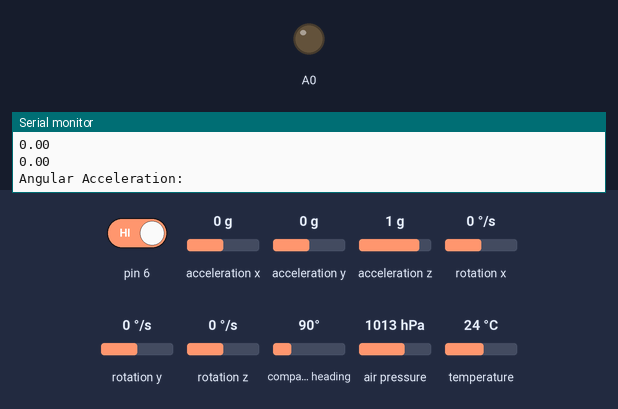
A sketch run on a simulated Arduino Uno, built with avr-gcc and run on an emulated ATmega328P. On the bench: output pins drawn as LEDs (lit = HIGH), the last lines printed to the serial monitor. Inputs (shaded band) come from the test bench; at power-on: pin 6 HIGH, acceleration x 0 g, acceleration y 0 g, acceleration z 1 g, rotation x 0 °/s, rotation y 0 °/s, rotation z 0 °/s, compass heading 90°, air pressure 1013 hPa, temperature 24 °C. Storage starts empty. At 1.4 s the program stops and its outputs stay as they are.

Above: at 1.2 s.
1.3 s: pin 6 driven LOW
At 2.3 s:
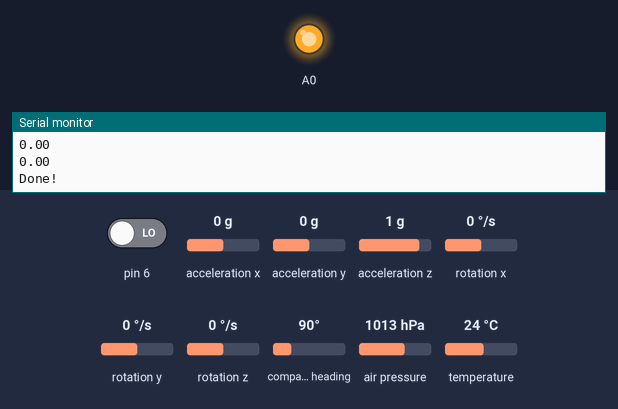
Timing chart, 0 to 2.9 s (numbered marks = the images above; inputs shaded):
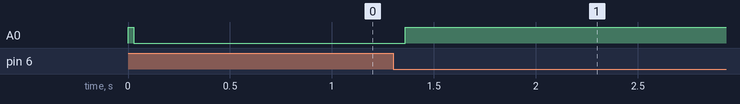

Measured:
- after the input at 1.3 s, A0: LOW → HIGH after 0.06 s

The sketch:

DataLoggerV4.ino
```cpp
#include <SPI.h>
#include <SdFat.h>
#include <Wire.h>
#include <Adafruit_MPL3115A2.h>
#include <Adafruit_Sensor.h>
#include <Adafruit_BNO055.h>


/*
   SD card attached to SPI bus as follows:
 ** MOSI - pin 11
 ** MISO - pin 12
 ** CLK - pin 13
 ** CS - pin 10

  MPL3115A2 attached to I2C bus as follows:
 ** Vin - 5V
 ** SCL - A5
 ** SDA - A4

  BNO055 attached to I2C bus as follows:
 ** Vin - 5V
 ** SDA - A4
 ** SCL - A5

*/

//Complier Flags
#define DEBUG true
#define DEBUG_HEX false
#define RUNONCE true
#define TIMEOUT false

//Compiler Constants
#define MAX_FILE_LEN 13
#define MAX_FILES 100
#define ACCL_ID 0x28
#define ALT_ID 0x60 // 0xC1 for 8-bit

#define BUFFER_SIZE 1 // Number of packets in the buffer
#define PACKET_LENGTH 4 * (13) // Bytes per packet

//Global objects
SdFat sd;
File fs;
char filename[MAX_FILE_LEN];
Adafruit_BNO055 bno = Adafruit_BNO055();
Adafruit_MPL3115A2 baro = Adafruit_MPL3115A2();

unsigned long endtime = 10 * 60*1000;  //Unsigned long for the time logging should halt as a fallback
float currTime = 0;

byte *dataBuffer = new byte[BUFFER_SIZE * PACKET_LENGTH]; // Data buffer for logging data prior to flushing to SD
int bufferPos = 0;


void setup() {
  //Initialize blinky LED
  pinMode(A0, OUTPUT);
  digitalWrite(A0, HIGH);

  // Open serial communications and wait for port to open:
  Serial.begin(9600);
  while (DEBUG && !Serial) {
    // Wait for serial port to connect. Blink LED. Needed for native USB only
	digitalWrite(A0, LOW);
	delay(500);
	digitalWrite(A0, HIGH);
	delay(500);
  }

  //SD card check
  Serial.print("Initializing SD card...");
  if (!sd.begin(10)) {
    Serial.println("initialization failed!");
    while(1)
	{
	  digitalWrite(A0, LOW);
	  delay(100);
	  digitalWrite(A0, HIGH);
	  delay(100);
	}
  }
  Serial.println("initialization done.");

  //Find the last flight data and make a new file after the last one ************

  int i = 0;
  strcpy(filename, "flight00.txt");
  while (i < MAX_FILES) { // iterate until we find a file that still hasn't been written
    char num[3];
    itoa(i, num, 10); // convert the file number to a C string/char array
    strcpy(&filename[6], num);
    if (!sd.exists(filename)) { // if the file is available...
      break; // we're done here
    }
    i++;
  }

  fs =  sd.open(filename, FILE_WRITE);
  Serial.print(filename);

  //****************************************************************************

  //Code for altimeters
  if (!baro.begin()) {
    Serial.print("alt = no");// Get sensor online
  }
  if (!bno.begin())
  {
    /* There was a problem detecting the BNO055 ... check your connections */
    Serial.print("Ooops, no BNO055 detected ... Check your wiring or I2C ADDR!");
    while(1)
	{
	  digitalWrite(A0, LOW);
	  delay(100);
	  digitalWrite(A0, HIGH);
	  delay(100);
	  digitalWrite(A0, LOW);
	  delay(100);
	  digitalWrite(A0, HIGH);
	  delay(500);
	}
  }
  Serial.println();
  bno.setExtCrystalUse(true);
  baro.setSeaPressure(1013.26); // We should probably calibrate this

  digitalWrite(A0, LOW);
}

void loop() {

  sensors_event_t oriEvent, gyroEvent, accEvent;
  bno.getEvent(&oriEvent, Adafruit_BNO055::VECTOR_EULER);
  bno.getEvent(&gyroEvent, Adafruit_BNO055::VECTOR_GYROSCOPE);
  bno.getEvent(&accEvent, Adafruit_BNO055::VECTOR_LINEARACCEL);

  //The sensors update very fast, so they have to be measure beforehand
  //to have agreement between the Debug and recorded values.
  currTime=float(millis());
  float alt = baro.getAltitude();
  float pressure = baro.getPressure();
  float temp = baro.getTemperature();
  float oriX = oriEvent.orientation.x;
  float oriY = oriEvent.orientation.y;
  float oriZ = oriEvent.orientation.z;
  float accX = accEvent.acceleration.x;
  float accY = accEvent.acceleration.y;
  float accZ = accEvent.acceleration.z;
  float gyroX = gyroEvent.gyro.x;
  float gyroY = gyroEvent.gyro.y;
  float gyroZ = gyroEvent.gyro.z;

  store(0, currTime);
  store(4, alt);
  store(8, pressure);
  store(12, temp);
  store(16, oriX);
  store(20, oriY);
  store(24, oriZ);
  store(28, accX);
  store(32, accY);
  store(36, accZ);
  store(40, gyroX);
  store(44, gyroY);
  store(48, gyroZ);

  if (DEBUG)
  {
    if (!DEBUG_HEX) {
      Serial.print("Time: ");
      Serial.println(currTime);
      Serial.print("Altitude: ");
      Serial.println(alt);
      Serial.print("Pressure: ");
      Serial.println(pressure);
      Serial.print("Temperature: ");
      Serial.println(temp);
      Serial.println("Orientation: ");
      Serial.println(oriX);
      Serial.println(oriY);
      Serial.println(oriZ);
      Serial.println("Linear Acceleration: ");
      Serial.println(accX);
      Serial.println(accY);
      Serial.println(accZ);
      Serial.println("Angular Acceleration: ");
      Serial.println(gyroX);
      Serial.println(gyroY);
      Serial.println(gyroZ);
    } else {
      char* buffer = new char[4];


      for (int j = 0; j < 4; j++) {
        char hexCar[1];

        sprintf(hexCar, "%02X", (uint8_t) buffer[j]);
        Serial.print(hexCar);
      }
    }
  }

  fs.write(dataBuffer, BUFFER_SIZE * PACKET_LENGTH);
  //fs.flush();

  if (!digitalRead(6))
  {
	digitalWrite(A0, HIGH);
    fs.close();
    if (DEBUG) {
      Serial.println("Done!");
    }
    while (1);
  }
}

template <typename TYPE>
void store(int pos, TYPE data) {
  const char* bytes = (const char*) &data; // tell C that, whatever this data was, treat it as if it were raw bytes/chars
  storeBytes(bytes, sizeof(TYPE), pos); // add to the write buffer
}

void storeBytes(const char* bytes, int datasize, int pos) {
  for(int i = 0; i < datasize; i++) { // iterate over data given
    dataBuffer[pos+i] = bytes[i]; // add each byte to the buffer & increment count
  }
}
```
